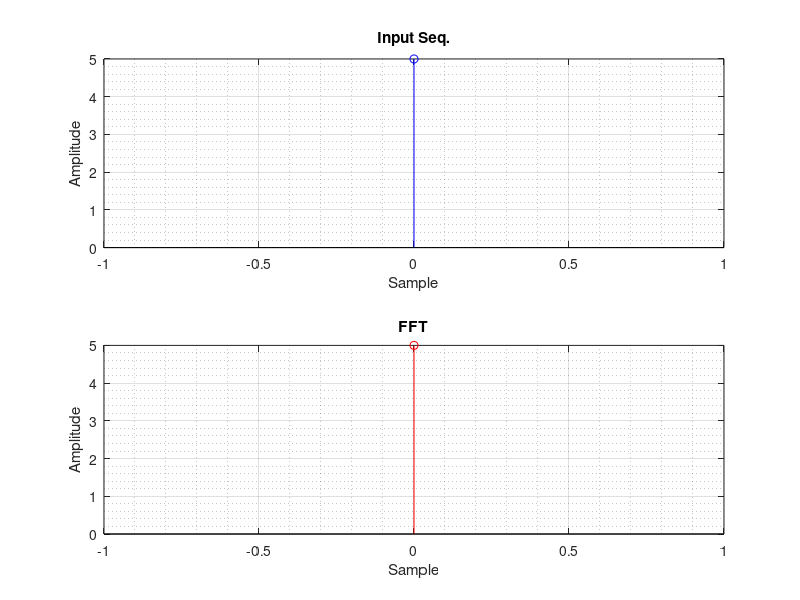

MATLAB code for this plot:
%%  Radix-2 DIF FFT (only for N = 2^p : p>1 and integer)
clc; clear;

%% Requires Signal Processing Toolbox

seq = input('Enter seq. [4/8/16.. pts] : ');
len = length(seq);
p = ceil(log2(len)); % ceil() rounds up to nearest integer

% appending zeros
disp('Zeros appended (if required) : eligible for len(seq.) = 2^p');
seq = [seq, zeros(1, 2^p - len)]
FFTseq = seq;

for stage = p:-1:1 % stages got reversed
    first = 1; second = 1+2^(stage-1); % in reference to butterfly
    n = 0;
    while(n <= (2^(stage-1))-1 && second <= 2^p)
        disp(first)
        disp(second)
        W = exp(-j*2*pi*n/(2^stage));
        addn = FFTseq(first) + FFTseq(second); % No multiplication by twiddle factor
        subtn = (FFTseq(first) - FFTseq(second))*W; % First negation then twiddle factor
        FFTseq(first) = addn;
        FFTseq(second) = subtn;
        first = first+1; second = second+1;
        n = n+1;
        if(rem(second,2^stage)==1)  % switch to next set of butterflies
            first = first + 2^(stage-1);
            second = second + 2^(stage-1);
            n = 0;
        end
    end
end

% Bit reversed order : Requires Signal Processing Toolbox
fftBR = bitrevorder(FFTseq)

% Plots
figure('Name','FFT Radix-2 DIF','NumberTitle','off','Color','w')
subplot(2,1,1)
stem(0:2^p-1,seq,'b'), grid on, grid minor
title('Input Seq.')
xlabel('Sample')
ylabel('Amplitude')

subplot(2,1,2)
stem(0:2^p-1,fftBR,'r'), grid on, grid minor
title('FFT')
xlabel('Sample')
ylabel('Amplitude')
